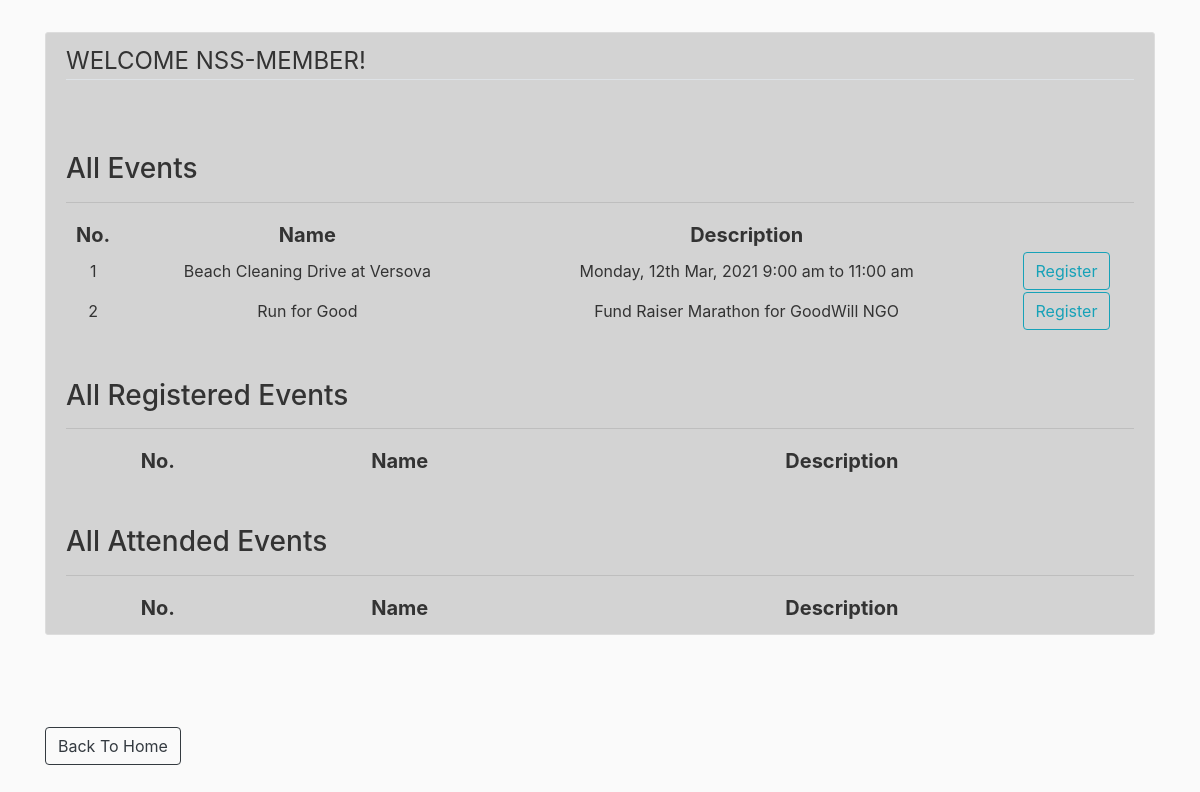
Page /nm_dashboard (signed in) on the committed database.
### rbac/models.py (models this page shows)
class Event(db.Model):
    id = db.Column(db.Integer, primary_key=True)
    name = db.Column(db.String(50), unique=True)
    description = db.Column(db.String(200), unique=True, nullable=False)
    event_date = db.Column(db.DateTime, index=True, default=datetime.utcnow)
    status = db.Column(db.String(20), nullable=False, default=False) #0=not approved; 1=approved; 2=done
    users_attended = relationship("User", secondary="attendance") #event.users_attended
    users_registered = relationship("User", secondary="registration") #event.users_registered

### rbac/routes.py (the view)
@app.route('/nm_dashboard')
@login_required
def nm_dashboard():
    if get_role(current_user) != 'NM':
        return redirect(url_for('home'))
    events = Event.query.filter_by(status='1')
    return render_template('nm_dashboard.html',events=events,registered=current_user.events_registered,attended=current_user.events_attended)

### rbac/models.py (called while the page is built)
@login_manager.user_loader
def load_user(user_id):
    return User.query.get(int(user_id))

### rbac/templates/nm_dashboard.html (shortened to what this page needs)
{% extends "layout.html" %}
{% block content %}
<div class="content-section">
    <legend class="border-bottom mb-4">WELCOME NSS-MEMBER!</legend>
    <br><br>
    <h3>All Events</h3>
    <table style="width: 100%; text-align: center;">
        <tr style="font-size: 20px;">
                <th>No.</th>
                <th>Name</th>
                <th>Description</th>
                <th></th>
        </tr>
        <hr>
        {% for event in events %}
            <tr>
                <td>{{ loop.index }}</td>
                <td>{{ event.name }}</td>
                <td>{{ event.description }}</td>
                <td><a class="btn btn-outline-info" role="button" href="{{ url_for('register_event',eid=event.id,uid=current_user.id)}}">Register</a></td>
            </tr>
        {% endfor %}
    </table>
    <br><br>
    <h3>All Registered Events</h3>
    <table style="width: 100%; text-align: center;">
        <tr style="font-size: 20px;">
                <th>No.</th>
                <th>Name</th>
                <th>Description</th>
        </tr>
        <hr>
    </table>
    <br><br>
    <h3>All Attended Events</h3>
    <table style="width: 100%; text-align: center;">
        <tr style="font-size: 20px;">
                <th>No.</th>
                <th>Name</th>
                <th>Description</th>
        </tr>
        <hr>
    </table>
    </div>
    <br><br><br>
    <a href="{{ url_for('home') }}" class="btn btn-outline-dark" >Back To Home</a>
{% endblock content %}

### rbac/static/main.css (style rules this page uses)
body { background: #fafafa; color: #333333; margin-top: 2rem; }
.content-section { background: lightgray; padding: 10px 20px; border: 1px solid #dddddd; border-radius: 3px; margin-bottom: 20px; }

### rows in the picture
Event: name "Beach Cleaning Drive at Versova", description "Monday, 12th Mar, 2021 9:00 am to 11:00 am"
Event: name "Run for Good", description "Fund Raiser Marathon for GoodWill NGO"
